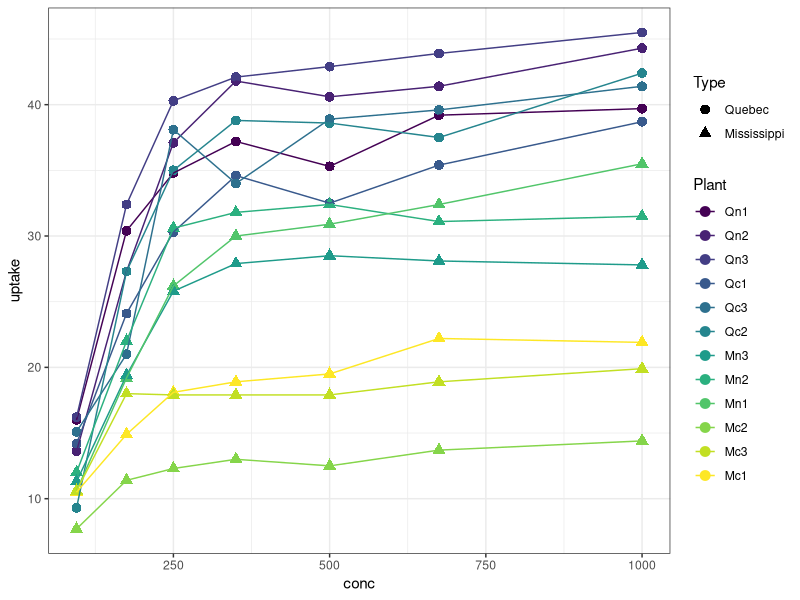

Write the R code that produced this figure.
library(ggplot2)

p <- ggplot(CO2, aes(x = conc, y = uptake, colour = Plant)) +
  geom_point(aes(shape = Type), size = 3) +
  geom_line() +
  theme_bw()
p
